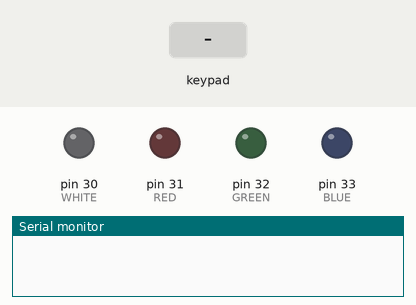
A sketch run on a simulated Arduino Mega 2560, built with avr-gcc and run on an emulated ATmega2560. Shown: output pins drawn as LEDs (lit = HIGH), the last lines printed to the serial monitor. The inputs (shaded band) are chosen by the test bench.

Above: at 1.2 s.
1.3 s: keypad keys 9 8 7 6 pressed 0.4 s apart
At 3.5 s:
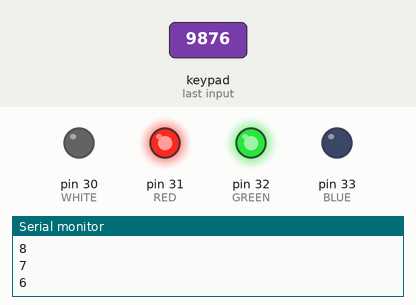
4.4 s: key '1' pressed
At 4.7 s:
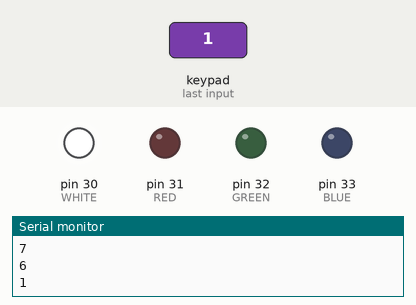
5.9 s: keypad keys 5 4 3 2 # pressed 0.4 s apart
At 8.0 s:
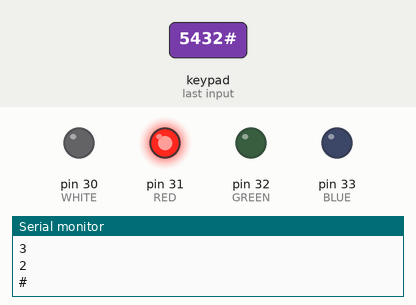
10.9 s: key '3' pressed
At 12.1 s:
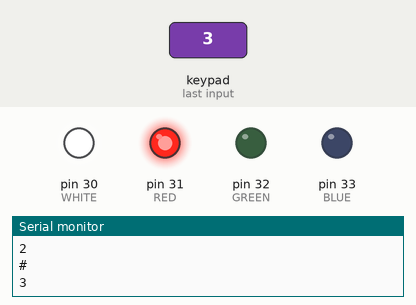
12.4 s: key '2' pressed
At 13.5 s:
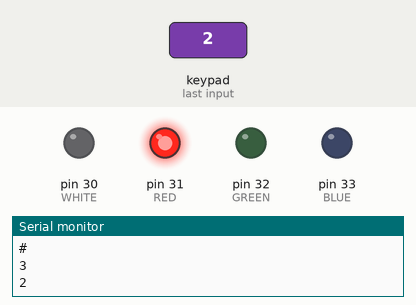
Timing chart, 0 to 14.9 s (numbered marks = the images above; inputs shaded):
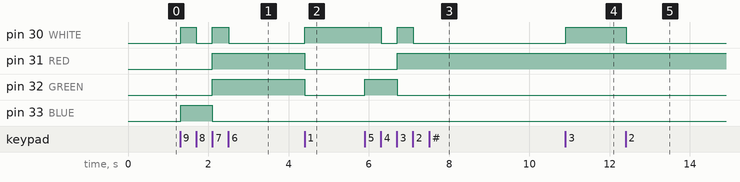

The sketch:

keypad.ino
```cpp
#include <Keypad.h>

const byte ROWS = 4; //four rows
const byte COLS = 4; //four columns

char hexaKeys[ROWS][COLS] = {
  {'1','2','3','A'},
  {'4','5','6','B'},
  {'7','8','9','C'},
  {'*','0','#','D'}
};
byte rowPins[ROWS] = {9, 8, 7, 6}; //connect to the row pinouts of the keypad
byte colPins[COLS] = {5, 4, 3, 2}; //connect to the column pinouts of the keypad

Keypad customKeypad = Keypad(
  makeKeymap(hexaKeys),
  rowPins,
  colPins,
  ROWS,
  COLS
);

#define WHITE 30
#define RED 31
#define GREEN 32
#define BLUE 33

void setup() {
  Serial.begin(9600);

  pinMode(WHITE, OUTPUT);
  pinMode(RED, OUTPUT);
  pinMode(GREEN, OUTPUT);
  pinMode(BLUE, OUTPUT);
}

void loop() {
  char customKey = customKeypad.getKey();

  if (customKey){
    Serial.println(customKey);

    if (customKey == '1') {
      led(HIGH, 0, 0, 0);
    }
    else if (customKey == '2') {
      led(0, 1, 0, 0);
    }
    else if (customKey == '3') {
      led(1, 1, 0, 0);
    }
    else if (customKey == '4') {
      led(0, 0, 1, 0);
    }
    else if (customKey == '5') {
      led(1, 0, 1, 0);
    }
    else if (customKey == '6') {
      led(0, 1, 1, 0);
    }
    else if (customKey == '7') {
      led(1, 1, 1, 0);
    }
    else if (customKey == '8') {
      led(0, 0, 0, 1);
    }
    else if (customKey == '9') {
      led(1, 0, 0, 1);
    }
  }
}

void led(int white, int red, int green, int blue) {
  digitalWrite(WHITE, white);
  digitalWrite(RED, red);
  digitalWrite(GREEN, green);
  digitalWrite(BLUE, blue);
}
```

Measured:
- after the input at 1.3 s, pin 30 (WHITE): alternates HIGH for 0.40 s and LOW for 0.40 s, 4 changes in all, then stays LOW, starting at once; pin 31 (RED), pin 32 (GREEN): LOW → HIGH after 0.81 s; pin 33 (BLUE): LOW → HIGH at once, → LOW 0.80 s later
- after the input at 4.4 s, pin 30 (WHITE): LOW → HIGH at once; pin 31 (RED), pin 32 (GREEN): HIGH → LOW at once
- after the input at 5.9 s, pin 30 (WHITE): HIGH → LOW after 0.41 s, → HIGH 0.40 s later, → LOW 0.39 s later; pin 31 (RED): LOW → HIGH after 0.81 s; pin 32 (GREEN): LOW → HIGH at once, → LOW 0.81 s later
- after the input at 10.9 s, pin 30 (WHITE): LOW → HIGH at once
- after the input at 12.4 s, pin 30 (WHITE): HIGH → LOW at once
